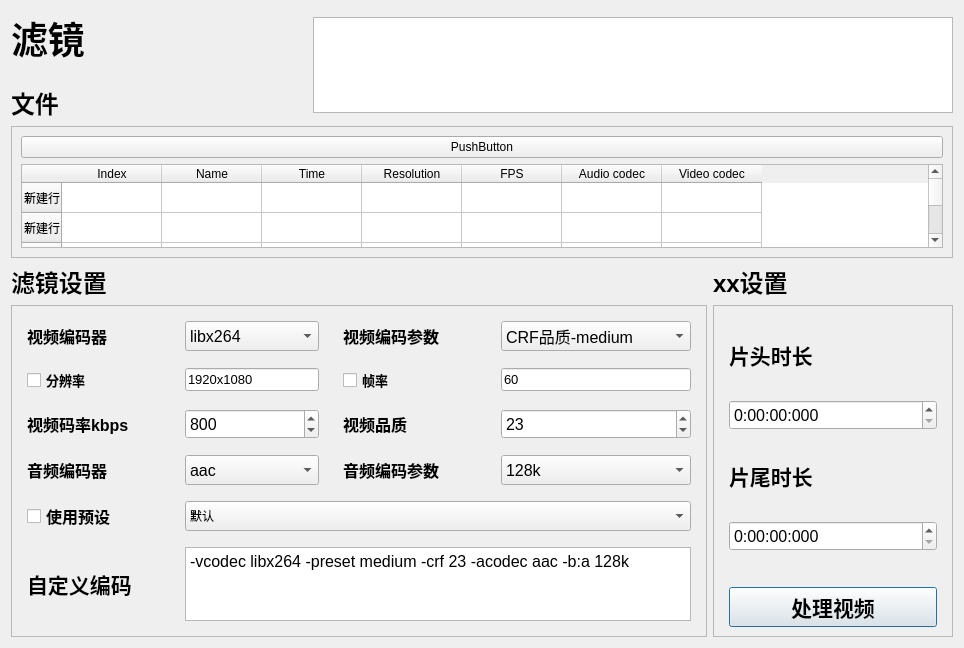
<?xml version="1.0" encoding="UTF-8"?>
<ui version="4.0">
 <class>Form</class>
 <widget class="QWidget" name="Form">
  <property name="enabled">
   <bool>true</bool>
  </property>
  <property name="geometry">
   <rect>
    <x>0</x>
    <y>0</y>
    <width>964</width>
    <height>648</height>
   </rect>
  </property>
  <property name="minimumSize">
   <size>
    <width>960</width>
    <height>640</height>
   </size>
  </property>
  <property name="maximumSize">
   <size>
    <width>1920</width>
    <height>1080</height>
   </size>
  </property>
  <property name="windowTitle">
   <string>Form</string>
  </property>
  <layout class="QVBoxLayout" name="verticalLayout_5">
   <item>
    <layout class="QHBoxLayout" name="horizontalLayout_3">
     <property name="spacing">
      <number>20</number>
     </property>
     <property name="sizeConstraint">
      <enum>QLayout::SizeConstraint::SetDefaultConstraint</enum>
     </property>
     <item>
      <layout class="QVBoxLayout" name="verticalLayout_4">
       <property name="rightMargin">
        <number>0</number>
       </property>
       <item>
        <widget class="QLabel" name="Title1">
         <property name="sizePolicy">
          <sizepolicy hsizetype="Maximum" vsizetype="Maximum">
           <horstretch>0</horstretch>
           <verstretch>0</verstretch>
          </sizepolicy>
         </property>
         <property name="maximumSize">
          <size>
           <width>100</width>
           <height>64</height>
          </size>
         </property>
         <property name="font">
          <font>
           <pointsize>28</pointsize>
           <bold>true</bold>
           <kerning>true</kerning>
          </font>
         </property>
         <property name="text">
          <string>滤镜</string>
         </property>
        </widget>
       </item>
       <item>
        <widget class="QLabel" name="Title2">
         <property name="sizePolicy">
          <sizepolicy hsizetype="Preferred" vsizetype="Maximum">
           <horstretch>0</horstretch>
           <verstretch>0</verstretch>
          </sizepolicy>
         </property>
         <property name="maximumSize">
          <size>
           <width>100</width>
           <height>45</height>
          </size>
         </property>
         <property name="font">
          <font>
           <pointsize>18</pointsize>
           <bold>true</bold>
           <kerning>true</kerning>
          </font>
         </property>
         <property name="text">
          <string>文件</string>
         </property>
        </widget>
       </item>
      </layout>
     </item>
     <item>
      <spacer name="horizontalSpacer">
       <property name="orientation">
        <enum>Qt::Orientation::Horizontal</enum>
       </property>
       <property name="sizeType">
        <enum>QSizePolicy::Policy::Expanding</enum>
       </property>
       <property name="sizeHint" stdset="0">
        <size>
         <width>20</width>
         <height>20</height>
        </size>
       </property>
      </spacer>
     </item>
     <item>
      <widget class="PlainTextEdit" name="console">
       <property name="sizePolicy">
        <sizepolicy hsizetype="Maximum" vsizetype="Maximum">
         <horstretch>0</horstretch>
         <verstretch>0</verstretch>
        </sizepolicy>
       </property>
       <property name="minimumSize">
        <size>
         <width>640</width>
         <height>0</height>
        </size>
       </property>
       <property name="maximumSize">
        <size>
         <width>640</width>
         <height>96</height>
        </size>
       </property>
       <property name="undoRedoEnabled">
        <bool>false</bool>
       </property>
       <property name="lineWrapMode">
        <enum>QPlainTextEdit::LineWrapMode::WidgetWidth</enum>
       </property>
       <property name="readOnly">
        <bool>true</bool>
       </property>
      </widget>
     </item>
    </layout>
   </item>
   <item>
    <widget class="QFrame" name="frame">
     <property name="enabled">
      <bool>true</bool>
     </property>
     <property name="sizePolicy">
      <sizepolicy hsizetype="Preferred" vsizetype="Maximum">
       <horstretch>0</horstretch>
       <verstretch>0</verstretch>
      </sizepolicy>
     </property>
     <property name="minimumSize">
      <size>
       <width>480</width>
       <height>0</height>
      </size>
     </property>
     <property name="maximumSize">
      <size>
       <width>16777215</width>
       <height>160</height>
      </size>
     </property>
     <property name="frameShape">
      <enum>QFrame::Shape::StyledPanel</enum>
     </property>
     <property name="frameShadow">
      <enum>QFrame::Shadow::Raised</enum>
     </property>
     <layout class="QVBoxLayout" name="verticalLayout">
      <item>
       <widget class="QPushButton" name="pushButton">
        <property name="text">
         <string>PushButton</string>
        </property>
       </widget>
      </item>
      <item>
       <widget class="QTableWidget" name="tableWidget">
        <row>
         <property name="text">
          <string>新建行</string>
         </property>
        </row>
        <row>
         <property name="text">
          <string>新建行</string>
         </property>
        </row>
        <row>
         <property name="text">
          <string>新建行</string>
         </property>
        </row>
        <row>
         <property name="text">
          <string>新建行</string>
         </property>
        </row>
        <row>
         <property name="text">
          <string>新建行</string>
         </property>
        </row>
        <row>
         <property name="text">
          <string>新建行</string>
         </property>
        </row>
        <row>
         <property name="text">
          <string>新建行</string>
         </property>
        </row>
        <row>
         <property name="text">
          <string>新建行</string>
         </property>
        </row>
        <row>
         <property name="text">
          <string>新建行</string>
         </property>
        </row>
        <row>
         <property name="text">
          <string>新建行</string>
         </property>
        </row>
        <column>
         <property name="text">
          <string>Index</string>
         </property>
        </column>
        <column>
         <property name="text">
          <string>Name</string>
         </property>
        </column>
        <column>
         <property name="text">
          <string>Time</string>
         </property>
        </column>
        <column>
         <property name="text">
          <string>Resolution</string>
         </property>
        </column>
        <column>
         <property name="text">
          <string>FPS</string>
         </property>
        </column>
        <column>
         <property name="text">
          <string>Audio codec</string>
         </property>
        </column>
        <column>
         <property name="text">
          <string>Video codec</string>
         </property>
        </column>
       </widget>
      </item>
     </layout>
    </widget>
   </item>
   <item>
    <layout class="QHBoxLayout" name="horizontalLayout_8">
     <item>
      <widget class="QLabel" name="Title2_2">
       <property name="maximumSize">
        <size>
         <width>16777215</width>
         <height>45</height>
        </size>
       </property>
       <property name="font">
        <font>
         <pointsize>18</pointsize>
         <bold>true</bold>
         <kerning>true</kerning>
        </font>
       </property>
       <property name="text">
        <string>滤镜设置</string>
       </property>
      </widget>
     </item>
     <item>
      <widget class="QLabel" name="Title2_3">
       <property name="sizePolicy">
        <sizepolicy hsizetype="Preferred" vsizetype="Maximum">
         <horstretch>0</horstretch>
         <verstretch>0</verstretch>
        </sizepolicy>
       </property>
       <property name="minimumSize">
        <size>
         <width>240</width>
         <height>0</height>
        </size>
       </property>
       <property name="maximumSize">
        <size>
         <width>220</width>
         <height>16777215</height>
        </size>
       </property>
       <property name="font">
        <font>
         <pointsize>18</pointsize>
         <bold>true</bold>
         <kerning>true</kerning>
        </font>
       </property>
       <property name="text">
        <string>xx设置</string>
       </property>
      </widget>
     </item>
    </layout>
   </item>
   <item>
    <layout class="QHBoxLayout" name="horizontalLayout_9">
     <property name="spacing">
      <number>6</number>
     </property>
     <item>
      <widget class="QFrame" name="frame_2">
       <property name="minimumSize">
        <size>
         <width>670</width>
         <height>200</height>
        </size>
       </property>
       <property name="maximumSize">
        <size>
         <width>16777215</width>
         <height>360</height>
        </size>
       </property>
       <property name="frameShape">
        <enum>QFrame::Shape::StyledPanel</enum>
       </property>
       <property name="frameShadow">
        <enum>QFrame::Shadow::Raised</enum>
       </property>
       <layout class="QVBoxLayout" name="verticalLayout_2" stretch="0">
        <property name="spacing">
         <number>12</number>
        </property>
        <property name="leftMargin">
         <number>15</number>
        </property>
        <property name="topMargin">
         <number>15</number>
        </property>
        <property name="rightMargin">
         <number>15</number>
        </property>
        <property name="bottomMargin">
         <number>15</number>
        </property>
        <item>
         <layout class="QGridLayout" name="gridLayout">
          <property name="horizontalSpacing">
           <number>24</number>
          </property>
          <property name="verticalSpacing">
           <number>16</number>
          </property>
          <item row="4" column="1" colspan="3">
           <widget class="ComboBox" name="comboBox_5">
            <property name="enabled">
             <bool>true</bool>
            </property>
            <property name="sizePolicy">
             <sizepolicy hsizetype="Preferred" vsizetype="Maximum">
              <horstretch>0</horstretch>
              <verstretch>0</verstretch>
             </sizepolicy>
            </property>
            <property name="minimumSize">
             <size>
              <width>0</width>
              <height>30</height>
             </size>
            </property>
            <item>
             <property name="text">
              <string>默认</string>
             </property>
            </item>
           </widget>
          </item>
          <item row="3" column="0">
           <widget class="QLabel" name="label_3">
            <property name="font">
             <font>
              <pointsize>12</pointsize>
              <bold>true</bold>
              <kerning>true</kerning>
             </font>
            </property>
            <property name="text">
             <string>音频编码器</string>
            </property>
           </widget>
          </item>
          <item row="5" column="0">
           <widget class="QLabel" name="label_5">
            <property name="font">
             <font>
              <pointsize>16</pointsize>
              <bold>true</bold>
              <kerning>true</kerning>
             </font>
            </property>
            <property name="text">
             <string>自定义编码</string>
            </property>
           </widget>
          </item>
          <item row="1" column="0">
           <widget class="CheckBox" name="checkBox_2">
            <property name="font">
             <font>
              <pointsize>10</pointsize>
              <bold>true</bold>
              <kerning>true</kerning>
             </font>
            </property>
            <property name="text">
             <string>分辨率</string>
            </property>
           </widget>
          </item>
          <item row="2" column="0">
           <widget class="QLabel" name="label_6">
            <property name="font">
             <font>
              <pointsize>12</pointsize>
              <bold>true</bold>
              <kerning>true</kerning>
             </font>
            </property>
            <property name="text">
             <string>视频码率kbps</string>
            </property>
           </widget>
          </item>
          <item row="0" column="3">
           <widget class="ComboBox" name="comboBox_2">
            <property name="sizePolicy">
             <sizepolicy hsizetype="Minimum" vsizetype="Minimum">
              <horstretch>0</horstretch>
              <verstretch>0</verstretch>
             </sizepolicy>
            </property>
            <property name="minimumSize">
             <size>
              <width>0</width>
              <height>30</height>
             </size>
            </property>
            <property name="font">
             <font>
              <pointsize>12</pointsize>
              <kerning>true</kerning>
             </font>
            </property>
            <item>
             <property name="text">
              <string extracomment="-preset medium -crf 23">CRF品质-medium</string>
             </property>
            </item>
            <item>
             <property name="text">
              <string>CRF品质-fast</string>
             </property>
            </item>
            <item>
             <property name="text">
              <string>CBR平均码率-medium</string>
             </property>
            </item>
            <item>
             <property name="text">
              <string>CBR平均码率-fast</string>
             </property>
            </item>
            <item>
             <property name="text">
              <string>CQP硬编品质(*qsv)</string>
             </property>
            </item>
           </widget>
          </item>
          <item row="3" column="3">
           <widget class="ComboBox" name="comboBox_3">
            <property name="sizePolicy">
             <sizepolicy hsizetype="Preferred" vsizetype="Minimum">
              <horstretch>0</horstretch>
              <verstretch>0</verstretch>
             </sizepolicy>
            </property>
            <property name="minimumSize">
             <size>
              <width>0</width>
              <height>30</height>
             </size>
            </property>
            <property name="font">
             <font>
              <pointsize>12</pointsize>
              <kerning>true</kerning>
             </font>
            </property>
            <item>
             <property name="text">
              <string>128k</string>
             </property>
            </item>
            <item>
             <property name="text">
              <string>64k</string>
             </property>
            </item>
            <item>
             <property name="text">
              <string>192k</string>
             </property>
            </item>
            <item>
             <property name="text">
              <string>320k</string>
             </property>
            </item>
            <item>
             <property name="text">
              <string>512k</string>
             </property>
            </item>
           </widget>
          </item>
          <item row="0" column="0">
           <widget class="QLabel" name="Title3_2">
            <property name="font">
             <font>
              <pointsize>12</pointsize>
              <bold>true</bold>
              <kerning>true</kerning>
             </font>
            </property>
            <property name="text">
             <string>视频编码器</string>
            </property>
           </widget>
          </item>
          <item row="2" column="2">
           <widget class="QLabel" name="label_7">
            <property name="font">
             <font>
              <pointsize>12</pointsize>
              <bold>true</bold>
              <kerning>true</kerning>
             </font>
            </property>
            <property name="text">
             <string>视频品质</string>
            </property>
           </widget>
          </item>
          <item row="1" column="1">
           <widget class="LineEdit" name="lineEdit">
            <property name="sizePolicy">
             <sizepolicy hsizetype="Minimum" vsizetype="Fixed">
              <horstretch>0</horstretch>
              <verstretch>0</verstretch>
             </sizepolicy>
            </property>
            <property name="font">
             <font>
              <pointsize>10</pointsize>
              <kerning>true</kerning>
             </font>
            </property>
            <property name="text">
             <string>1920x1080</string>
            </property>
           </widget>
          </item>
          <item row="2" column="1">
           <widget class="SpinBox" name="spinBox">
            <property name="sizePolicy">
             <sizepolicy hsizetype="Minimum" vsizetype="Minimum">
              <horstretch>0</horstretch>
              <verstretch>0</verstretch>
             </sizepolicy>
            </property>
            <property name="minimumSize">
             <size>
              <width>0</width>
              <height>30</height>
             </size>
            </property>
            <property name="font">
             <font>
              <pointsize>12</pointsize>
              <kerning>true</kerning>
             </font>
            </property>
            <property name="maximum">
             <number>40000</number>
            </property>
            <property name="value">
             <number>800</number>
            </property>
           </widget>
          </item>
          <item row="1" column="3">
           <widget class="LineEdit" name="lineEdit_2">
            <property name="sizePolicy">
             <sizepolicy hsizetype="Minimum" vsizetype="Fixed">
              <horstretch>0</horstretch>
              <verstretch>0</verstretch>
             </sizepolicy>
            </property>
            <property name="font">
             <font>
              <pointsize>10</pointsize>
              <kerning>true</kerning>
             </font>
            </property>
            <property name="text">
             <string>60</string>
            </property>
           </widget>
          </item>
          <item row="0" column="2">
           <widget class="QLabel" name="label">
            <property name="font">
             <font>
              <pointsize>12</pointsize>
              <bold>true</bold>
              <kerning>true</kerning>
             </font>
            </property>
            <property name="text">
             <string>视频编码参数</string>
            </property>
           </widget>
          </item>
          <item row="1" column="2">
           <widget class="CheckBox" name="checkBox_3">
            <property name="font">
             <font>
              <pointsize>10</pointsize>
              <bold>true</bold>
              <kerning>true</kerning>
             </font>
            </property>
            <property name="text">
             <string>帧率</string>
            </property>
           </widget>
          </item>
          <item row="3" column="1">
           <widget class="ComboBox" name="comboBox_4">
            <property name="sizePolicy">
             <sizepolicy hsizetype="Preferred" vsizetype="Minimum">
              <horstretch>0</horstretch>
              <verstretch>0</verstretch>
             </sizepolicy>
            </property>
            <property name="minimumSize">
             <size>
              <width>0</width>
              <height>30</height>
             </size>
            </property>
            <property name="font">
             <font>
              <pointsize>12</pointsize>
              <kerning>true</kerning>
             </font>
            </property>
            <item>
             <property name="text">
              <string>aac</string>
             </property>
            </item>
            <item>
             <property name="text">
              <string>alac</string>
             </property>
            </item>
            <item>
             <property name="text">
              <string>flac</string>
             </property>
            </item>
            <item>
             <property name="text">
              <string>opus</string>
             </property>
            </item>
            <item>
             <property name="text">
              <string>copy</string>
             </property>
            </item>
            <item>
             <property name="text">
              <string>custom</string>
             </property>
            </item>
           </widget>
          </item>
          <item row="0" column="1">
           <widget class="ComboBox" name="comboBox">
            <property name="sizePolicy">
             <sizepolicy hsizetype="Minimum" vsizetype="Minimum">
              <horstretch>0</horstretch>
              <verstretch>0</verstretch>
             </sizepolicy>
            </property>
            <property name="minimumSize">
             <size>
              <width>0</width>
              <height>30</height>
             </size>
            </property>
            <property name="font">
             <font>
              <family>Microsoft YaHei UI</family>
              <pointsize>12</pointsize>
              <kerning>true</kerning>
             </font>
            </property>
            <item>
             <property name="text">
              <string>libx264</string>
             </property>
            </item>
            <item>
             <property name="text">
              <string>h264_nvenc</string>
             </property>
            </item>
            <item>
             <property name="text">
              <string>h264_qsv</string>
             </property>
            </item>
            <item>
             <property name="text">
              <string>h264_amf</string>
             </property>
            </item>
            <item>
             <property name="text">
              <string>copy</string>
             </property>
            </item>
            <item>
             <property name="text">
              <string>custom</string>
             </property>
            </item>
           </widget>
          </item>
          <item row="2" column="3">
           <widget class="SpinBox" name="spinBox_2">
            <property name="sizePolicy">
             <sizepolicy hsizetype="Minimum" vsizetype="Minimum">
              <horstretch>0</horstretch>
              <verstretch>0</verstretch>
             </sizepolicy>
            </property>
            <property name="font">
             <font>
              <pointsize>12</pointsize>
              <kerning>true</kerning>
             </font>
            </property>
            <property name="maximum">
             <number>51</number>
            </property>
            <property name="value">
             <number>23</number>
            </property>
           </widget>
          </item>
          <item row="3" column="2">
           <widget class="QLabel" name="label_4">
            <property name="font">
             <font>
              <pointsize>12</pointsize>
              <bold>true</bold>
              <kerning>true</kerning>
             </font>
            </property>
            <property name="text">
             <string>音频编码参数</string>
            </property>
           </widget>
          </item>
          <item row="4" column="0">
           <widget class="CheckBox" name="checkBox">
            <property name="sizeIncrement">
             <size>
              <width>0</width>
              <height>0</height>
             </size>
            </property>
            <property name="font">
             <font>
              <pointsize>12</pointsize>
              <bold>true</bold>
              <kerning>true</kerning>
              <hintingpreference>PreferDefaultHinting</hintingpreference>
             </font>
            </property>
            <property name="mouseTracking">
             <bool>true</bool>
            </property>
            <property name="layoutDirection">
             <enum>Qt::LayoutDirection::LeftToRight</enum>
            </property>
            <property name="inputMethodHints">
             <set>Qt::InputMethodHint::ImhNone</set>
            </property>
            <property name="text">
             <string>使用预设</string>
            </property>
            <property name="autoExclusive">
             <bool>false</bool>
            </property>
           </widget>
          </item>
          <item row="5" column="1" colspan="3">
           <widget class="PlainTextEdit" name="plainTextEdit">
            <property name="font">
             <font>
              <pointsize>12</pointsize>
             </font>
            </property>
            <property name="plainText">
             <string>-vcodec libx264 -preset medium -crf 23 -acodec aac -b:a 128k</string>
            </property>
           </widget>
          </item>
         </layout>
        </item>
       </layout>
      </widget>
     </item>
     <item>
      <widget class="QFrame" name="frame_3">
       <property name="sizePolicy">
        <sizepolicy hsizetype="Minimum" vsizetype="Minimum">
         <horstretch>0</horstretch>
         <verstretch>0</verstretch>
        </sizepolicy>
       </property>
       <property name="minimumSize">
        <size>
         <width>240</width>
         <height>200</height>
        </size>
       </property>
       <property name="maximumSize">
        <size>
         <width>240</width>
         <height>360</height>
        </size>
       </property>
       <property name="frameShape">
        <enum>QFrame::Shape::StyledPanel</enum>
       </property>
       <property name="frameShadow">
        <enum>QFrame::Shadow::Raised</enum>
       </property>
       <layout class="QVBoxLayout" name="verticalLayout_3">
        <property name="leftMargin">
         <number>15</number>
        </property>
        <property name="rightMargin">
         <number>15</number>
        </property>
        <item>
         <widget class="QLabel" name="Title3_3">
          <property name="font">
           <font>
            <pointsize>16</pointsize>
            <bold>true</bold>
            <kerning>true</kerning>
           </font>
          </property>
          <property name="text">
           <string>片头时长</string>
          </property>
         </widget>
        </item>
        <item>
         <widget class="TimeEdit" name="timeEdit">
          <property name="sizePolicy">
           <sizepolicy hsizetype="Minimum" vsizetype="Fixed">
            <horstretch>0</horstretch>
            <verstretch>0</verstretch>
           </sizepolicy>
          </property>
          <property name="minimumSize">
           <size>
            <width>150</width>
            <height>30</height>
           </size>
          </property>
          <property name="font">
           <font>
            <pointsize>12</pointsize>
            <kerning>true</kerning>
           </font>
          </property>
          <property name="displayFormat">
           <string>H:mm:ss:zzz</string>
          </property>
         </widget>
        </item>
        <item>
         <widget class="QLabel" name="label_2">
          <property name="font">
           <font>
            <pointsize>16</pointsize>
            <bold>true</bold>
            <kerning>true</kerning>
           </font>
          </property>
          <property name="text">
           <string>片尾时长</string>
          </property>
         </widget>
        </item>
        <item>
         <widget class="TimeEdit" name="timeEdit_2">
          <property name="minimumSize">
           <size>
            <width>150</width>
            <height>30</height>
           </size>
          </property>
          <property name="font">
           <font>
            <pointsize>12</pointsize>
            <kerning>true</kerning>
           </font>
          </property>
          <property name="displayFormat">
           <string>H:mm:ss:zzz</string>
          </property>
         </widget>
        </item>
        <item>
         <spacer name="verticalSpacer">
          <property name="orientation">
           <enum>Qt::Orientation::Vertical</enum>
          </property>
          <property name="sizeType">
           <enum>QSizePolicy::Policy::Maximum</enum>
          </property>
          <property name="sizeHint" stdset="0">
           <size>
            <width>20</width>
            <height>30</height>
           </size>
          </property>
         </spacer>
        </item>
        <item>
         <widget class="PrimaryPushButton" name="pushBtn">
          <property name="sizePolicy">
           <sizepolicy hsizetype="Preferred" vsizetype="Fixed">
            <horstretch>0</horstretch>
            <verstretch>0</verstretch>
           </sizepolicy>
          </property>
          <property name="font">
           <font>
            <pointsize>16</pointsize>
            <bold>true</bold>
            <kerning>true</kerning>
           </font>
          </property>
          <property name="text">
           <string>处理视频</string>
          </property>
          <property name="default">
           <bool>true</bool>
          </property>
          <property name="flat">
           <bool>false</bool>
          </property>
         </widget>
        </item>
       </layout>
      </widget>
     </item>
    </layout>
   </item>
  </layout>
 </widget>
 <customwidgets>
  <customwidget>
   <class>PrimaryPushButton</class>
   <extends>QPushButton</extends>
   <header>qfluentwidgets</header>
  </customwidget>
  <customwidget>
   <class>PlainTextEdit</class>
   <extends>QPlainTextEdit</extends>
   <header>qfluentwidgets</header>
  </customwidget>
  <customwidget>
   <class>ComboBox</class>
   <extends>QComboBox</extends>
   <header>qfluentwidgets</header>
  </customwidget>
  <customwidget>
   <class>SpinBox</class>
   <extends>QSpinBox</extends>
   <header>qfluentwidgets</header>
  </customwidget>
  <customwidget>
   <class>TimeEdit</class>
   <extends>QTimeEdit</extends>
   <header>qfluentwidgets</header>
  </customwidget>
  <customwidget>
   <class>CheckBox</class>
   <extends>QCheckBox</extends>
   <header>qfluentwidgets</header>
  </customwidget>
  <customwidget>
   <class>LineEdit</class>
   <extends>QLineEdit</extends>
   <header>qfluentwidgets</header>
  </customwidget>
 </customwidgets>
 <resources>
  <include location="resource.qrc"/>
 </resources>
 <connections>
  <connection>
   <sender>comboBox_5</sender>
   <signal>currentTextChanged(QString)</signal>
   <receiver>plainTextEdit</receiver>
   <slot>setPlainText(QString)</slot>
   <hints>
    <hint type="sourcelabel">
     <x>292</x>
     <y>532</y>
    </hint>
    <hint type="destinationlabel">
     <x>298</x>
     <y>603</y>
    </hint>
   </hints>
  </connection>
 </connections>
</ui>
